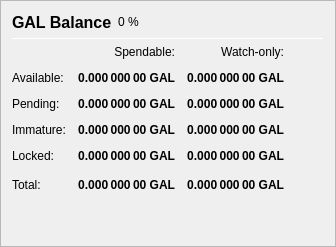
                   <widget class="QFrame" name="frame_Balances">
                    <property name="frameShape">
                     <enum>QFrame::StyledPanel</enum>
                    </property>
                    <property name="frameShadow">
                     <enum>QFrame::Raised</enum>
                    </property>
                    <layout class="QVBoxLayout" name="verticalLayout_4">
                     <item>
                      <layout class="QHBoxLayout" name="horizontalLayout_4">
                       <item>
                        <widget class="QLabel" name="label_5">
                         <property name="minimumSize">
                          <size>
                           <width>0</width>
                           <height>20</height>
                          </size>
                         </property>
                         <property name="font">
                          <font>
                           <pointsize>12</pointsize>
                           <weight>75</weight>
                           <bold>true</bold>
                          </font>
                         </property>
                         <property name="text">
                          <string>GAL Balance</string>
                         </property>
                        </widget>
                       </item>
                       <item>
                        <widget class="QLabel" name="labelGALPercent">
                         <property name="text">
                          <string notr="true">0 %</string>
                         </property>
                        </widget>
                       </item>
                       <item>
                        <spacer name="horizontalSpacer_3">
                         <property name="orientation">
                          <enum>Qt::Horizontal</enum>
                         </property>
                         <property name="sizeHint" stdset="0">
                          <size>
                           <width>40</width>
                           <height>20</height>
                          </size>
                         </property>
                        </spacer>
                       </item>
                      </layout>
                     </item>
                     <item>
                      <widget class="Line" name="line_Balance">
                       <property name="minimumSize">
                        <size>
                         <width>0</width>
                         <height>1</height>
                        </size>
                       </property>
                       <property name="maximumSize">
                        <size>
                         <width>16777215</width>
                         <height>1</height>
                        </size>
                       </property>
                       <property name="orientation">
                        <enum>Qt::Horizontal</enum>
                       </property>
                      </widget>
                     </item>
                     <item>
                      <layout class="QGridLayout" name="gridLayout">
                       <property name="spacing">
                        <number>12</number>
                       </property>
                       <item row="0" column="1">
                        <widget class="QLabel" name="labelSpendable">
                         <property name="text">
                          <string>Spendable:</string>
                         </property>
                         <property name="alignment">
                          <set>Qt::AlignRight|Qt::AlignTrailing|Qt::AlignVCenter</set>
                         </property>
                        </widget>
                       </item>
                       <item row="0" column="2">
                        <widget class="QLabel" name="labelWatchonly">
                         <property name="text">
                          <string>Watch-only:</string>
                         </property>
                         <property name="alignment">
                          <set>Qt::AlignRight|Qt::AlignTrailing|Qt::AlignVCenter</set>
                         </property>
                        </widget>
                       </item>
                       <item row="1" column="0">
                        <widget class="QLabel" name="labelBalanceText">
                         <property name="text">
                          <string>Available:</string>
                         </property>
                        </widget>
                       </item>
                       <item row="1" column="1">
                        <widget class="QLabel" name="labelBalance">
                         <property name="font">
                          <font>
                           <weight>75</weight>
                           <bold>true</bold>
                          </font>
                         </property>
                         <property name="cursor">
                          <cursorShape>IBeamCursor</cursorShape>
                         </property>
                         <property name="toolTip">
                          <string>Your current spendable balance</string>
                         </property>
                         <property name="text">
                          <string notr="true">0.000 000 00 GAL</string>
                         </property>
                         <property name="alignment">
                          <set>Qt::AlignRight|Qt::AlignTrailing|Qt::AlignVCenter</set>
                         </property>
                         <property name="textInteractionFlags">
                          <set>Qt::LinksAccessibleByMouse|Qt::TextSelectableByKeyboard|Qt::TextSelectableByMouse</set>
                         </property>
                        </widget>
                       </item>
                       <item row="1" column="2">
                        <widget class="QLabel" name="labelWatchAvailable">
                         <property name="font">
                          <font>
                           <weight>75</weight>
                           <bold>true</bold>
                          </font>
                         </property>
                         <property name="cursor">
                          <cursorShape>IBeamCursor</cursorShape>
                         </property>
                         <property name="toolTip">
                          <string>Your current balance in watch-only addresses</string>
                         </property>
                         <property name="text">
                          <string notr="true">0.000 000 00 GAL</string>
                         </property>
                         <property name="alignment">
                          <set>Qt::AlignRight|Qt::AlignTrailing|Qt::AlignVCenter</set>
                         </property>
                         <property name="textInteractionFlags">
                          <set>Qt::LinksAccessibleByMouse|Qt::TextSelectableByKeyboard|Qt::TextSelectableByMouse</set>
                         </property>
                        </widget>
                       </item>
                       <item row="2" column="0">
                        <widget class="QLabel" name="labelPendingText">
                         <property name="text">
                          <string>Pending:</string>
                         </property>
                        </widget>
                       </item>
                       <item row="2" column="1">
                        <widget class="QLabel" name="labelUnconfirmed">
                         <property name="font">
                          <font>
                           <weight>75</weight>
                           <bold>true</bold>
                          </font>
                         </property>
                         <property name="cursor">
                          <cursorShape>IBeamCursor</cursorShape>
                         </property>
                         <property name="toolTip">
                          <string>Total of transactions that have yet to be confirmed, and do not yet count toward the spendable balance</string>
                         </property>
                         <property name="text">
                          <string notr="true">0.000 000 00 GAL</string>
                         </property>
                         <property name="alignment">
                          <set>Qt::AlignRight|Qt::AlignTrailing|Qt::AlignVCenter</set>
                         </property>
                         <property name="textInteractionFlags">
                          <set>Qt::LinksAccessibleByMouse|Qt::TextSelectableByKeyboard|Qt::TextSelectableByMouse</set>
                         </property>
                        </widget>
                       </item>
                       <item row="2" column="2">
                        <widget class="QLabel" name="labelWatchPending">
                         <property name="font">
                          <font>
                           <weight>75</weight>
                           <bold>true</bold>
                          </font>
                         </property>
                         <property name="cursor">
                          <cursorShape>IBeamCursor</cursorShape>
                         </property>
                         <property name="toolTip">
                          <string>Unconfirmed transactions to watch-only addresses</string>
                         </property>
                         <property name="text">
                          <string notr="true">0.000 000 00 GAL</string>
                         </property>
                         <property name="alignment">
                          <set>Qt::AlignRight|Qt::AlignTrailing|Qt::AlignVCenter</set>
                         </property>
                         <property name="textInteractionFlags">
                          <set>Qt::LinksAccessibleByMouse|Qt::TextSelectableByKeyboard|Qt::TextSelectableByMouse</set>
                         </property>
                        </widget>
                       </item>
                       <item row="3" column="0">
                        <widget class="QLabel" name="labelImmatureText">
                         <property name="text">
                          <string>Immature:</string>
                         </property>
                        </widget>
                       </item>
                       <item row="3" column="1">
                        <widget class="QLabel" name="labelImmature">
                         <property name="font">
                          <font>
                           <weight>75</weight>
                           <bold>true</bold>
                          </font>
                         </property>
                         <property name="cursor">
                          <cursorShape>IBeamCursor</cursorShape>
                         </property>
                         <property name="toolTip">
                          <string>Staked or masternode rewards that has not yet matured</string>
                         </property>
                         <property name="text">
                          <string notr="true">0.000 000 00 GAL</string>
                         </property>
                         <property name="alignment">
                          <set>Qt::AlignRight|Qt::AlignTrailing|Qt::AlignVCenter</set>
                         </property>
                         <property name="textInteractionFlags">
                          <set>Qt::LinksAccessibleByMouse|Qt::TextSelectableByKeyboard|Qt::TextSelectableByMouse</set>
                         </property>
                        </widget>
                       </item>
                       <item row="3" column="2">
                        <widget class="QLabel" name="labelWatchImmature">
                         <property name="font">
                          <font>
                           <weight>75</weight>
                           <bold>true</bold>
                          </font>
                         </property>
                         <property name="cursor">
                          <cursorShape>IBeamCursor</cursorShape>
                         </property>
                         <property name="toolTip">
                          <string>Staked or masternode rewards in watch-only addresses that has not yet matured</string>
                         </property>
                         <property name="text">
                          <string notr="true">0.000 000 00 GAL</string>
                         </property>
                         <property name="alignment">
                          <set>Qt::AlignRight|Qt::AlignTrailing|Qt::AlignVCenter</set>
                         </property>
                         <property name="textInteractionFlags">
                          <set>Qt::LinksAccessibleByMouse|Qt::TextSelectableByKeyboard|Qt::TextSelectableByMouse</set>
                         </property>
                        </widget>
                       </item>
                       <item row="4" column="0">
                        <widget class="QLabel" name="labelLockedBalanceText">
                         <property name="toolTip">
                          <string>Locked GAL or Masternode collaterals. These are excluded from zGAL minting.</string>
                         </property>
                         <property name="text">
                          <string>Locked:</string>
                         </property>
                        </widget>
                       </item>
                       <item row="4" column="1">
                        <widget class="QLabel" name="labelLockedBalance">
                         <property name="font">
                          <font>
                           <weight>75</weight>
                           <bold>true</bold>
                          </font>
                         </property>
                         <property name="cursor">
                          <cursorShape>IBeamCursor</cursorShape>
                         </property>
                         <property name="toolTip">
                          <string>Locked GAL or Masternode collaterals. These are excluded from zGAL minting.</string>
                         </property>
                         <property name="text">
                          <string notr="true">0.000 000 00 GAL</string>
                         </property>
                         <property name="alignment">
                          <set>Qt::AlignRight|Qt::AlignTrailing|Qt::AlignVCenter</set>
                         </property>
                         <property name="textInteractionFlags">
                          <set>Qt::LinksAccessibleByMouse|Qt::TextSelectableByKeyboard|Qt::TextSelectableByMouse</set>
                         </property>
                        </widget>
                       </item>
                       <item row="4" column="2">
                        <widget class="QLabel" name="labelWatchLocked">
                         <property name="font">
                          <font>
                           <weight>75</weight>
                           <bold>true</bold>
                          </font>
                         </property>
                         <property name="cursor">
                          <cursorShape>IBeamCursor</cursorShape>
                         </property>
                         <property name="toolTip">
                          <string>Current locked balance in watch-only addresses</string>
                         </property>
                         <property name="text">
                          <string notr="true">0.000 000 00 GAL</string>
                         </property>
                         <property name="alignment">
                          <set>Qt::AlignRight|Qt::AlignTrailing|Qt::AlignVCenter</set>
                         </property>
                         <property name="textInteractionFlags">
                          <set>Qt::LinksAccessibleByMouse|Qt::TextSelectableByKeyboard|Qt::TextSelectableByMouse</set>
                         </property>
                        </widget>
                       </item>
                       <item row="5" column="0">
                        <widget class="QLabel" name="labelTotalText">
                         <property name="toolTip">
                          <string>Your current GALR balance, unconfirmed and immature transactions included</string>
                         </property>
                         <property name="text">
                          <string>Total:</string>
                         </property>
                        </widget>
                       </item>
                       <item row="5" column="1">
                        <widget class="QLabel" name="labelTotal">
                         <property name="font">
                          <font>
                           <weight>75</weight>
                           <bold>true</bold>
                          </font>
                         </property>
                         <property name="cursor">
                          <cursorShape>IBeamCursor</cursorShape>
                         </property>
                         <property name="toolTip">
                          <string>Your current GALR balance, unconfirmed and immature transactions included</string>
                         </property>
                         <property name="text">
                          <string notr="true">0.000 000 00 GAL</string>
                         </property>
                         <property name="alignment">
                          <set>Qt::AlignRight|Qt::AlignTrailing|Qt::AlignVCenter</set>
                         </property>
                         <property name="textInteractionFlags">
                          <set>Qt::LinksAccessibleByMouse|Qt::TextSelectableByKeyboard|Qt::TextSelectableByMouse</set>
                         </property>
                        </widget>
                       </item>
                       <item row="5" column="2">
                        <widget class="QLabel" name="labelWatchTotal">
                         <property name="font">
                          <font>
                           <weight>75</weight>
                           <bold>true</bold>
                          </font>
                         </property>
                         <property name="cursor">
                          <cursorShape>IBeamCursor</cursorShape>
                         </property>
                         <property name="toolTip">
                          <string>Current total balance in watch-only addresses</string>
                         </property>
                         <property name="text">
                          <string notr="true">0.000 000 00 GAL</string>
                         </property>
                         <property name="alignment">
                          <set>Qt::AlignRight|Qt::AlignTrailing|Qt::AlignVCenter</set>
                         </property>
                         <property name="textInteractionFlags">
                          <set>Qt::LinksAccessibleByMouse|Qt::TextSelectableByKeyboard|Qt::TextSelectableByMouse</set>
                         </property>
                        </widget>
                       </item>
                       <item row="5" column="3">
                        <spacer name="horizontalSpacer_9">
                         <property name="orientation">
                          <enum>Qt::Horizontal</enum>
                         </property>
                         <property name="sizeHint" stdset="0">
                          <size>
                           <width>40</width>
                           <height>20</height>
                          </size>
                         </property>
                        </spacer>
                       </item>
                      </layout>
                     </item>
                     <item>
                      <spacer name="verticalSpacer_3">
                       <property name="orientation">
                        <enum>Qt::Vertical</enum>
                       </property>
                       <property name="sizeHint" stdset="0">
                        <size>
                         <width>20</width>
                         <height>40</height>
                        </size>
                       </property>
                      </spacer>
                     </item>
                    </layout>
                   </widget>
